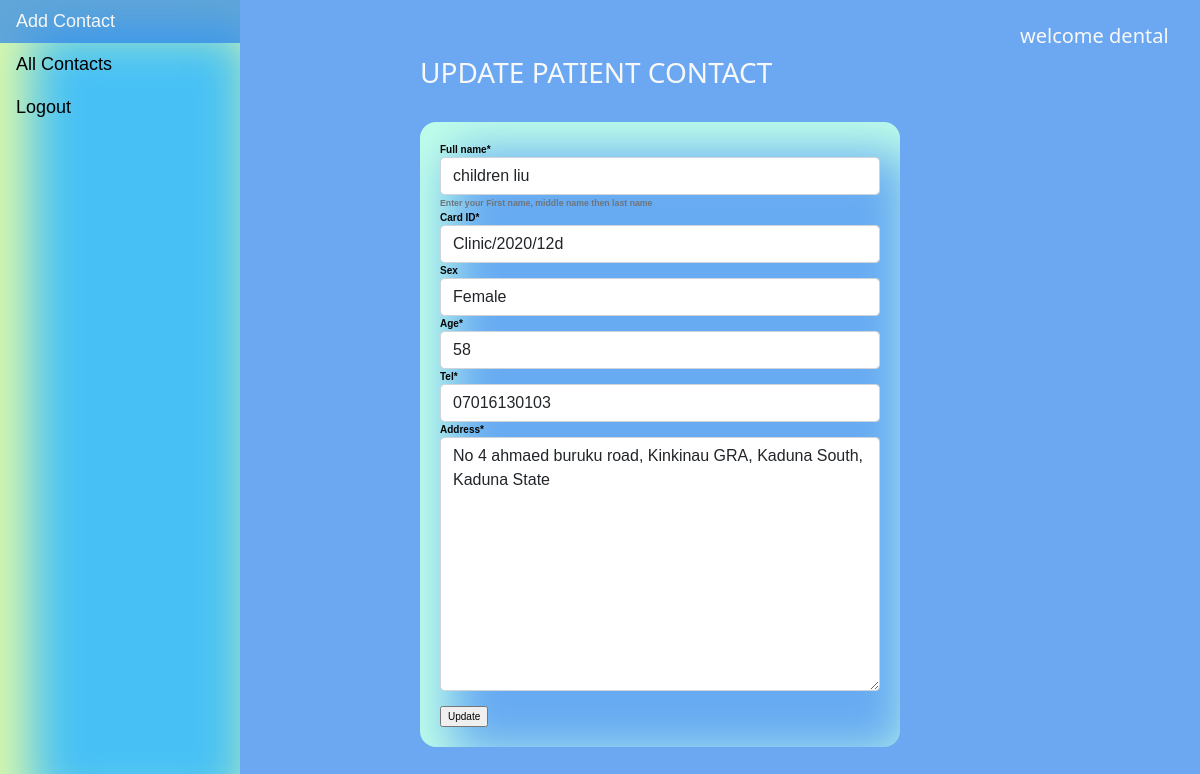
Page /edit/2/ (signed in) on the committed database.
### contact/models.py (models this page shows, shortened)
class Contact(models.Model):
    SEX = (
        ("MALE", "Male"),
        ("FEMALE", "Female"),
    )
    full_name = models.CharField(
        max_length=200,
        null=True,
        help_text="Enter your First name, middle name then last name",
    )
    card_ID = models.CharField(max_length=100, null=True)
    age = models.PositiveIntegerField()
    sex = models.CharField(max_length=7, choices=SEX, blank=True)
    tel = models.CharField(max_length=300, null=True)
    address = models.TextField()
    date_created = models.DateTimeField(auto_now_add=True, auto_now=False)
    date_updated = models.DateTimeField(auto_now_add=False, auto_now=True)
    class Meta:
        ordering = ["-date_updated"]
        verbose_name = "Register"
        verbose_name_plural = "Contacts"

### contact/views.py (the view)
# urls.py: path("edit/<str:edit>/", views.Edit, name="edit"),
def Edit(request, edit):
    edit = get_object_or_404(Contact, id=edit)
    form = ContactEditForm(instance=edit)
    context = {
        "edit": edit,
        "edit_form": form,
    }
    if request.method == "POST":
        form = ContactEditForm(request.POST, instance=edit)
        if form.is_valid():
            form.save()
            return redirect("home")
    return render(request, "other/edit.html", context)

### contact/forms.py
class ContactEditForm(forms.ModelForm):
    class Meta:
        model = Contact
        fields = [
            "full_name",
            "card_ID",
            "sex",
            "age",
            "tel",
            "address",
        ]

### contact/templates/other/edit.html (shortened to what this page needs)
{% extends 'base/home.html' %}
{% load crispy_forms_tags %}
{% block content %}
{% if user.is_authenticated %}
<br>
<h5>welcome {{user}}</h5>
<h3>UPDATE PATIENT CONTACT</h3>
<br>
<div class="form">
    <form action="" method="POST">
        {{edit_form|crispy}} <br>
        <input type="submit" value="Update" id="update">
    </form>
</div>
{% else %}
<div class="form">
    You are not authorized to view this page
</div>
{% endif %}
{% endblock %}

### static/css/index.css (style rules this page uses)
body { margin: 0; background-color:rgba(46, 132, 236, 0.7); }
.form { margin-left: 35%; width: 40%; border: 1px; padding: 20px; border-radius: 1rem; background-size: 10px; background-color: #4bc1f321; font-family:Verdana, Geneva, Tahoma, sans-serif; font-size:10px; font-weight:bold; color:#050505; box-shadow: 20px 20px 50px 10px rgb(192, 255, 233) inset; }
h3 { margin-left: 35%; color: rgb(248, 248, 248); }
h5 { margin-left: 85%; color: rgb(248, 248, 248); }

### rows in the picture
Contact: full_name "children liu", card_ID "Clinic/2020/12d", sex "Female", age "58", tel "07016130103", address "No 4 ahmaed buruku road, Kinkinau GRA, Kaduna South, Kaduna State"

### other values in the picture
{{ user }} "dental"
